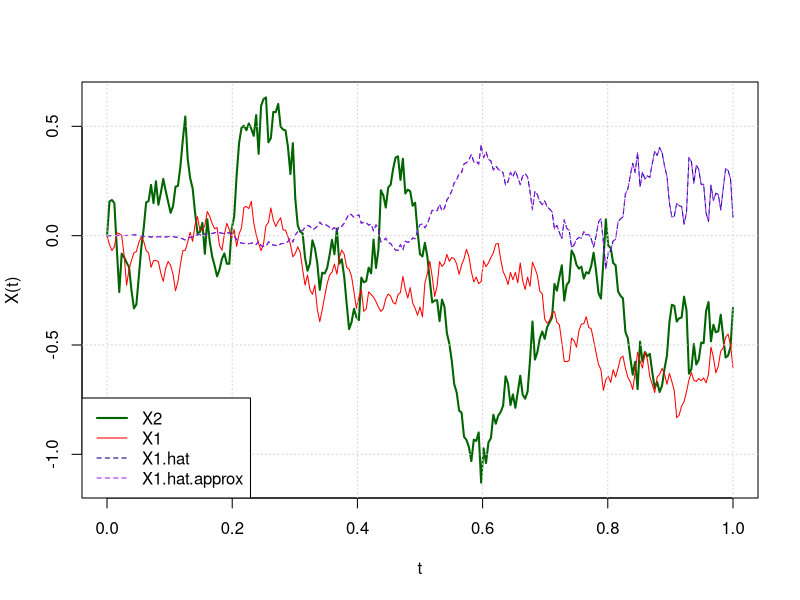

Reproduce this figure in R. (Note: this script raises an error after producing the figure.)
a <- 1.3
b <- 0.8
A <- -1
B <- 1.5

k <- A^2 / B^2
d <- sqrt(a^2 + k * b^2)

h1 <- (a + d)/k
h2 <- (a - d)/k

c <- 1 / (h1 - h2)

integr.e <- function(t) { h1 * t + B^2 * log((exp(-t/(B^2 * c)) - h2 / h1) / (1 - h2 / h1)) }

gu <- function(t) { exp(a * t - k * integr.e(t)) }

g <- function(t, s) { gu(t) / gu(s) * (s <= t) }

h <- function(t) { (1 - exp(-t/(B^2 * c))) / (1 / h1 - 1 / h2 * exp(-t/(B^2 * c))) }

# G <- function(t, s) { A / B^2 * h(s) * g(t, s) }

# Моделювання X1

gen.time.nodes <- function(T.val, n)
{
  delta <- T.val / n
  (0:n) * delta
}

# Далі припускається, що t{j+1} - t{j} = delta для довільних j = 0, ..., n-1

# Моделювання X1, X2

model.x1 <- function(ts)
{
  delta <- diff(ts)[1]
  n <- length(ts) - 1
  w1.incr <- rnorm(n, mean = 0, sd = sqrt(delta))
  c(0, b * exp(a * ts[-1]) * cumsum(exp(-a * ts[-(n+1)]) * w1.incr))
}

model.x2 <- function(ts, x1.traj)
{
  delta <- diff(ts)[1]
  n <- length(ts) - 1
  w2.incr <- rnorm(n, mean = 0, sd = sqrt(delta))
  c(0, A * cumsum(x1.traj[-(n+1)]) * delta + B * cumsum(w2.incr))
}

# Моделювання оптимального фільтру для X1

model.filter <- function(ts, x2.traj)
{
  n <- length(ts) - 1
  delta.x2 <- diff(x2.traj)
  c(0, A / B^2 * gu(ts[-1]) * cumsum(h(ts[-(n+1)]) * delta.x2 / gu(ts[-(n+1)])))
}

aa <- function(t, x) { (a - k * h(t)) * x }
bb <- function(t, x) { A / B^2 * h(t) }

x1.hat.approx <- function(ts, x2)
{
  delta <- diff(ts)[1]
  n <- length(ts) - 1
  X.approx <- 0
  x2.incr <- diff(x2)
  for(j in (1:(n+1))[-1])
  {
    a.prev <- aa(ts[j-1], X.approx[j-1])
    b.prev <- bb(ts[j-1], X.approx[j-1])
    X.next <- X.approx[j-1] + a.prev * delta + b.prev * x2.incr[j-1]
    X.approx <- c(X.approx, X.next)
  }
  # Повертає значення у наближеного розв'язку СДР у них
  X.approx
}

# Практичне застосування

# set.seed(0)

T.val <- 1
m <- 8
n <- 2^m
times <- gen.time.nodes(T.val, n)

X1 <- model.x1(times)
X2 <- model.x2(times, X1)

X1.hat <- model.filter(times, X2)
X1.hat.approx <- x1.hat.approx(times, X2)

y.min <- min(X1, X2, X1.hat, X1.hat.approx)
y.max <- max(X1, X2, X1.hat, X1.hat.approx)
plot(times, X2, type="l", ylim = c(y.min, y.max), col = "darkgreen",
     xlab = "t", ylab = "X(t)", lwd = 2)
lines(times, X1, type="l", col = "red")
lines(times, X1.hat, type="l", col = "darkblue", lty = 2)
lines(times, X1.hat.approx, type="l", col = "purple", lty = 2)
grid()
legend("bottomleft", col = c("darkgreen", "red", "darkblue", "purple"),
       legend = c("X2", "X1", "X1.hat", "X1.hat.approx"), 
       lwd = c(2,1,1,1), lty = c(1,1,2,2))
stop("Будівництво")
print("Моделювання sigma.sq.t")

plot(times, h(times), type = "l")
B <- 10^4
sq.dist.repl <- replicate(B, {
  X1.new <- model.x1(times)
  X2.new <- model.x2(times, X1.new)
  X1.hat.new <- model.filter(times, X2.new)
  X1.hat.approx.new <- x1.hat.approx(times, X2.new)
  c((X1.new - X1.hat.new)^2, (X1.new - X1.hat.approx.new)^2)
})
estim.sigma.sq.t.int <- apply(sq.dist.repl[1:(n+1),], 1, mean)
estim.sigma.sq.t.appr <- apply(sq.dist.repl[(n+2):(2*(n+1)),], 1, mean)
lines(times, estim.sigma.sq.t.int, col = "blue", lty = 2)
lines(times, estim.sigma.sq.t.appr, col = "purple", lty = 2)
grid()
legend("topleft", col = c("black", "blue", "purple"),
       legend = c("Справжнє значення", 
                  "Оцінка за прямим обчисленням", 
                  "Оцінка за Ейлеровим наближенням"), 
       lwd = 1, lty = c(1,2,2))
